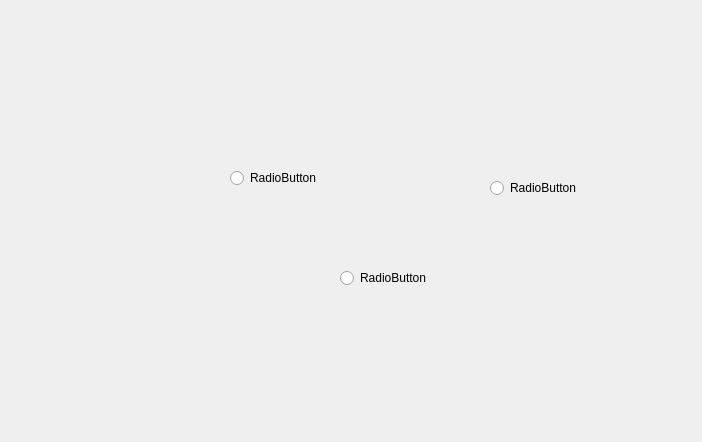
<?xml version="1.0" encoding="UTF-8"?>
<ui version="4.0">
 <class>TaskManage</class>
 <widget class="QWidget" name="TaskManage">
  <property name="geometry">
   <rect>
    <x>0</x>
    <y>0</y>
    <width>702</width>
    <height>442</height>
   </rect>
  </property>
  <property name="windowTitle">
   <string>Form</string>
  </property>
  <widget class="QRadioButton" name="radioButton">
   <property name="geometry">
    <rect>
     <x>230</x>
     <y>170</y>
     <width>89</width>
     <height>16</height>
    </rect>
   </property>
   <property name="text">
    <string>RadioButton</string>
   </property>
  </widget>
  <widget class="QRadioButton" name="radioButton_2">
   <property name="geometry">
    <rect>
     <x>490</x>
     <y>180</y>
     <width>89</width>
     <height>16</height>
    </rect>
   </property>
   <property name="text">
    <string>RadioButton</string>
   </property>
  </widget>
  <widget class="QRadioButton" name="radioButton_3">
   <property name="geometry">
    <rect>
     <x>340</x>
     <y>270</y>
     <width>89</width>
     <height>16</height>
    </rect>
   </property>
   <property name="text">
    <string>RadioButton</string>
   </property>
  </widget>
 </widget>
 <resources/>
 <connections/>
</ui>
